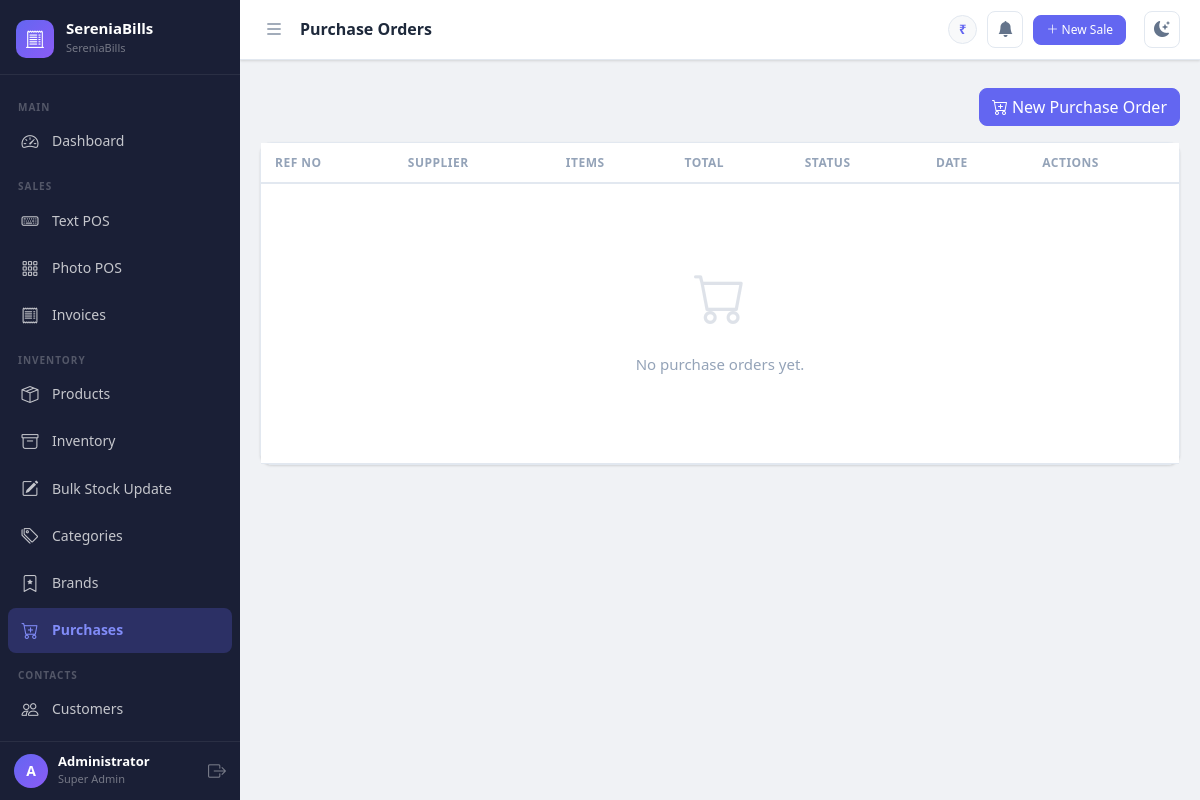
Screenshot of /purchases (signed in) with the database file from the repository.
### app.py (models this page shows, shortened)
class Settings(db.Model):
    __tablename__ = 'settings'
    id = db.Column(db.Integer, primary_key=True)
    company_name = db.Column(db.String(150), default='SereniaBills')
    logo = db.Column(db.String(255))
    gst_number = db.Column(db.String(50))
    address = db.Column(db.String(255))
    phone = db.Column(db.String(20))
    email = db.Column(db.String(120))
    currency_symbol = db.Column(db.String(10), default='₹')
    invoice_prefix = db.Column(db.String(10), default='INV-')
    default_tax_rate = db.Column(db.Float, default=0)
    theme = db.Column(db.String(20), default='light')
    next_invoice_number = db.Column(db.Integer, default=1)

class User(UserMixin, db.Model):
    __tablename__ = 'users'
    id = db.Column(db.Integer, primary_key=True)
    username = db.Column(db.String(80), unique=True, nullable=False)
    email = db.Column(db.String(120), unique=True)
    password_hash = db.Column(db.String(255), nullable=False)
    full_name = db.Column(db.String(120))
    role_id = db.Column(db.Integer, db.ForeignKey('roles.id'), nullable=False)
    active = db.Column(db.Boolean, default=True)
    created_at = db.Column(db.DateTime, default=datetime.utcnow)
    def is_super_admin(self):
        return self.role and self.role.name == 'super_admin'

class Role(db.Model):
    __tablename__ = 'roles'
    id = db.Column(db.Integer, primary_key=True)
    name = db.Column(db.String(50), unique=True, nullable=False)  # super_admin, staff
    description = db.Column(db.String(255))
    users = db.relationship('User', backref='role', lazy=True)

### app.py (the view)
@app.route('/purchases')
@login_required
def purchases():
    purchase_list = Purchase.query.order_by(Purchase.created_at.desc()).all()
    return render_template('purchases.html', purchases=purchase_list)

### app.py (called while the page is built)
@login_manager.user_loader
def load_user(user_id):
    return User.query.get(int(user_id))

def get_settings():
    settings = Settings.query.first()
    if not settings:
        settings = Settings()
        db.session.add(settings)
        db.session.commit()
    return settings

@app.context_processor
def inject_globals():
    return dict(settings=get_settings(), now=datetime.utcnow())

### templates/purchases.html (shortened to what this page needs)
{% extends "base.html" %}
{% block page_title %}Purchase Orders{% endblock %}
{% block content %}
<div class="d-flex justify-content-end mb-3">
  <a href="{{ url_for('add_purchase') }}" class="btn btn-primary"><i class="bi bi-cart-plus me-1"></i>New Purchase Order</a>
</div>
<div class="card"><div class="card-body p-0"><div class="table-responsive">
  <table class="table mb-0">
    <thead><tr><th>Ref No</th><th>Supplier</th><th>Items</th><th>Total</th><th>Status</th><th>Date</th><th>Actions</th></tr></thead>
    <tbody>
      {% for p in purchases %}
      <tr>
        <td class="fw-bold" style="color:var(--brand-accent)">{{ p.reference_no }}</td>
        <td>{{ p.supplier.name if p.supplier else 'Direct' }}</td>
        <td>{{ p.items|length }}</td>
        <td class="fw-bold">{{ settings.currency_symbol }}{{ "%.2f"|format(p.total_amount) }}</td>
        <td><span class="status-badge status-completed">{{ p.status.title() }}</span></td>
        <td style="font-size:12px;color:var(--text-muted)">{{ p.created_at.strftime('%d %b %Y') }}</td>
        <td><a href="{{ url_for('view_purchase', purchase_id=p.id) }}" class="btn btn-sm btn-outline-primary"><i class="bi bi-eye"></i></a></td>
      </tr>
      {% else %}
      <tr><td colspan="7"><div class="empty-state"><i class="bi bi-cart"></i><p>No purchase orders yet.</p></div></td></tr>
      {% endfor %}
    </tbody>
  </table>
</div></div></div>
{% endblock %}

### templates/base.html (shortened to what this page needs)
<!DOCTYPE html>
<html lang="en" data-theme="{{ settings.theme }}">
<head>
    <link rel="stylesheet" href="https://cdn.jsdelivr.net/npm/bootstrap@5.3.2/dist/css/bootstrap.min.css">
    <link rel="stylesheet" href="https://cdn.jsdelivr.net/npm/bootstrap-icons@1.11.3/font/bootstrap-icons.css">
    <link rel="stylesheet" href="{{ url_for('static', filename='css/main.css') }}">
</head>
<body>
<div class="sb-wrapper">
  <nav id="sidebar" class="sb-sidebar">
    <div class="sb-brand">
      {% if settings.logo %}
        <img src="{{ url_for('static', filename='uploads/' + settings.logo) }}" class="sb-logo-img" alt="Logo">
      {% else %}
        <div class="sb-logo-icon"><i class="bi bi-receipt-cutoff"></i></div>
      {% endif %}
      <div class="sb-brand-text">
        <span class="sb-brand-name">SereniaBills</span>
        <span class="sb-brand-tagline">{{ settings.company_name }}</span>
      </div>
    </div>
    <div class="sb-nav">
      <div class="sb-section-label">Main</div>
      <a href="{{ url_for('dashboard') }}" class="sb-link {% if request.endpoint == 'dashboard' %}active{% endif %}">
        <i class="bi bi-speedometer2"></i><span>Dashboard</span>
      </a>
      <div class="sb-section-label">Sales</div>
      <a href="{{ url_for('pos_text') }}" class="sb-link {% if request.endpoint == 'pos_text' %}active{% endif %}">
        <i class="bi bi-keyboard"></i><span>Text POS</span>
      </a>
      <a href="{{ url_for('pos_photo') }}" class="sb-link {% if request.endpoint == 'pos_photo' %}active{% endif %}">
        <i class="bi bi-grid-3x3-gap"></i><span>Photo POS</span>
      </a>
      <a href="{{ url_for('invoices') }}" class="sb-link {% if request.endpoint == 'invoices' %}active{% endif %}">
        <i class="bi bi-receipt"></i><span>Invoices</span>
      </a>
      <div class="sb-section-label">Inventory</div>
      <a href="{{ url_for('products') }}" class="sb-link {% if request.endpoint in ['products','add_product','edit_product'] %}active{% endif %}">
        <i class="bi bi-box-seam"></i><span>Products</span>
      </a>
      <a href="{{ url_for('inventory') }}" class="sb-link {% if request.endpoint == 'inventory' %}active{% endif %}">
        <i class="bi bi-archive"></i><span>Inventory</span>
      </a>
      <a href="{{ url_for('bulk_stock_update') }}" class="sb-link {% if request.endpoint == 'bulk_stock_update' %}active{% endif %}">
        <i class="bi bi-pencil-square"></i><span>Bulk Stock Update</span>
      </a>
      <a href="{{ url_for('categories') }}" class="sb-link {% if request.endpoint == 'categories' %}active{% endif %}">
        <i class="bi bi-tags"></i><span>Categories</span>
      </a>
      <a href="{{ url_for('brands') }}" class="sb-link {% if request.endpoint == 'brands' %}active{% endif %}">
        <i class="bi bi-bookmark-star"></i><span>Brands</span>
      </a>
      <a href="{{ url_for('purchases') }}" class="sb-link {% if request.endpoint in ['purchases','add_purchase'] %}active{% endif %}">
        <i class="bi bi-cart-plus"></i><span>Purchases</span>
      </a>
      <div class="sb-section-label">Contacts</div>
      <a href="{{ url_for('customers') }}" class="sb-link {% if 'customer' in request.endpoint %}active{% endif %}">
        <i class="bi bi-people"></i><span>Customers</span>
      </a>
      <a href="{{ url_for('suppliers') }}" class="sb-link {% if 'supplier' in request.endpoint %}active{% endif %}">
      </a>
    </div>
    <div class="sb-footer">
      <div class="sb-user-info">
        <div class="sb-user-avatar">{{ current_user.username[0].upper() }}</div>
        <div>
          <div class="sb-user-name">{{ current_user.full_name or current_user.username }}</div>
          <div class="sb-user-role">{{ current_user.role.name.replace('_',' ').title() }}</div>
        </div>
      </div>
      <a href="{{ url_for('logout') }}" class="sb-logout" title="Logout"><i class="bi bi-box-arrow-right"></i></a>
    </div>
  </nav>
  <div class="sb-content" id="sbContent">
    <div class="sb-topbar">
      <button class="sb-toggle-btn" id="sidebarToggle" onclick="toggleSidebar()">
        <i class="bi bi-list"></i>
      </button>
      <div class="sb-topbar-title">{% block page_title %}{% endblock %}</div>
      <div class="sb-topbar-right">
        <span class="sb-currency-badge">{{ settings.currency_symbol }}</span>
        <div class="position-relative" id="alertBellWrap" style="cursor:pointer" onclick="toggleAlertDropdown()">
          <button class="sb-theme-btn" title="Stock Alerts">
            <i class="bi bi-bell-fill" id="bellIcon"></i>
          </button>
        </div>
        <a href="{{ url_for('pos_text') }}" class="btn btn-sm btn-primary me-2">
          <i class="bi bi-plus-lg"></i> New Sale
        </a>
        <button class="sb-theme-btn" onclick="toggleTheme()" title="Toggle Dark/Light">
          <i class="bi bi-moon-stars-fill" id="themeIcon"></i>
        </button>
      </div>
    </div>
    <div class="px-3 pt-2">
    </div>
    <div class="sb-main-content">
      {% block content %}{% endblock %}
    </div>
  </div>
</div>
</body>
</html>

### rows the page displays
Settings: company_name "SereniaBills", currency_symbol "₹"
User: username "A", full_name "Administrator"
Role: role.name.replace "Super Admin"
